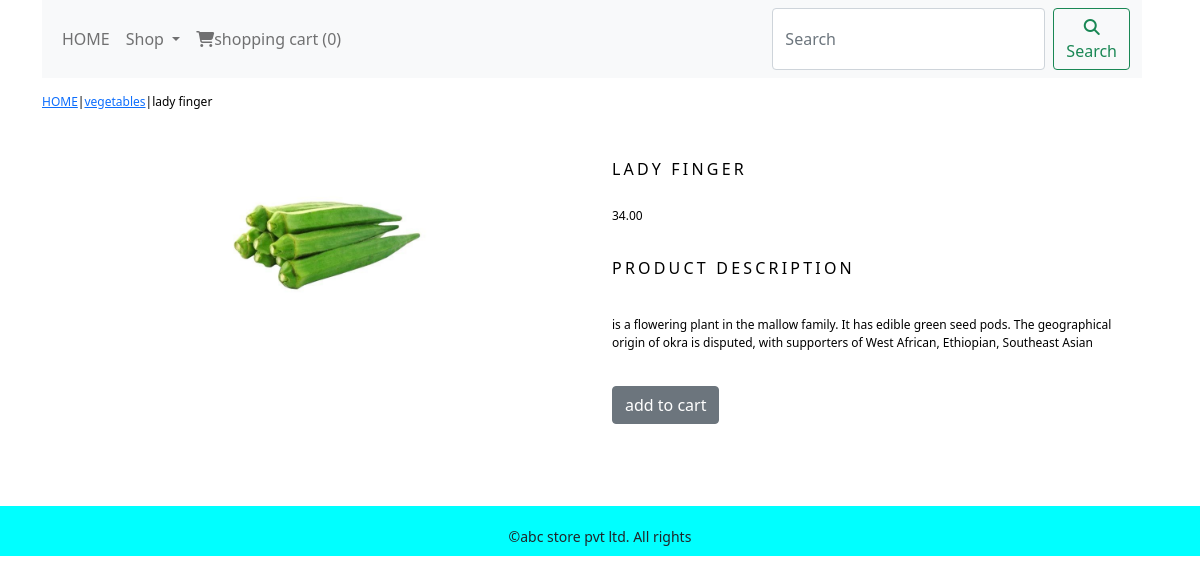
Page /eshop/vegetables/lady-finger/ on the committed database.
### eshopapp/models.py (models this page shows, shortened)
class product(models.Model):
    name=models.CharField(max_length=250,unique=True)
    slug=models.SlugField(max_length=250,unique=True)
    description=models.TextField(blank=True)
    price=models.DecimalField(max_digits=10,decimal_places=2)
    category=models.ForeignKey(category,on_delete=models.CASCADE)
    image=models.ImageField(upload_to='product',blank=True)
    stock=models.IntegerField()
    available=models.BooleanField(default=True)
    created=models.DateTimeField(auto_now_add=True)
    updated=models.DateTimeField(auto_now=True)
    class Meta:
        ordering=('name',)
        verbose_name='product'
        verbose_name_plural='products'

class category(models.Model):
    name=models.CharField(max_length=250, unique=True)
    slug=models.SlugField(max_length=250, unique=True)
    description=models.TextField(blank=True)
    image=models.ImageField('category',blank=True)
    class Meta:
        ordering=('name',)
        verbose_name='category'
        verbose_name_plural='categories'
    def get_url(self):
        return reverse('eshopapp:products_by_category',args=[self.slug])
    def __str__(self):
         return '{}'.format(self.name)

### eshopapp/views.py (the view)
# urls.py: path('<slug:c_slug>/<slug:product_slug>/',views.prodetail,name='prodetail'),
def prodetail(request, c_slug, product_slug):
    try:
        products=product.objects.get(category__slug=c_slug,slug=product_slug)
    except Exception as e:
        raise e
    return render(request,'product.html',{'products':products})

### cartapp/context_processors.py (called while the page is built)
def counter(request):
    item_count=0
    if 'admin' in request.path:
        return {}
    else:
        try:
            cart=Cart.objects.filter(cart_id=_cart_id(request))
            car_items=CartItem.objects.all().filter(cart=cart[:1])
            for cart_item in car_items:
                item_count += cart_item.quantity
        except Cart.DoesNotExist:
            item_count =0
    return dict(item_count=item_count)

### cartapp/views.py (called while the page is built)
def _cart_id(request):
    cart=request.session.session_key
    if not cart:
        cart=request.session.create()
    return cart

### eshopapp/context_processors.py (called while the page is built)
def menu_links(request):
    links=category.objects.all()
    return dict(links=links)

### template/product.html (shortened to what this page needs)
{% extends 'base.html' %}
{% load static %}
{% block content %}
 <div class="row my_prod_row_class">
   <div class="mx_auto">
     <p> <a href="{% url 'eshopapp:all_product_cat' %}">HOME</a>|<a href="{{products.category.get_url}}">{{products.category}}</a>|{{products.name}} </p>
     <div class="container">
       <br>
     <div class="row">
       <div class="col-12 col-sm-12 col-md-12 col-lg-6 text-center">
         <div style="min-width:18rem;">
           <img src="{{products.image.url}}" alt="{{products.name}}" style="width:200px;height:200px;">
         </div>
       </div>
      <div class="col-12 col-sm-12 col-md-12 col-lg-6">
      <div>
           <h1 class="my_prod_title">{{products.name}}</h1>
           <p>{{products.price}}</p>
              <p class="my_prod_title">product Description</p>
           <p class="text-justify my_prod_text">{{products.description}}</p><br>
           {% if products.stock <= 0 %}
          <p class="text-justify my_prod_text"><b>out of stock</b></p><br>
           {% else %}
          <a class="btn btn-secondary" href="{% url 'cartapp:add_cart' products.id %}">add to cart</a>
          {% endif %}
      </div>
      </div>
     </div>
   </div>
 </div>
 </div>
{% endblock %}

### static/css/custom.css (style rules this page uses)
body { font-family: 'Poppins', sans-serif; }
.my_prod_row_class { padding-top:15px; padding-bottom:10px; }
.my_prod_row_class .mx_auto { color:#000; font-size:12px; text-decoration:none; }
.my_prod_title { font-size:16px; text-transform:uppercase; letter-spacing:.2em; padding-top:15px; padding-bottom:20px; }
.my_prod_text { padding-right:20px; }

### rows in the picture
product: category "vegetables", name "lady finger", image (picture), name "LADY FINGER", price "34.00", description "is a flowering plant in the mallow family. It has edible green seed pods. The geographical origin of okra is disputed, with supporters of West African, Ethiopian, Southeast Asian"

### other values in the picture
{{ item_count }} "0"
